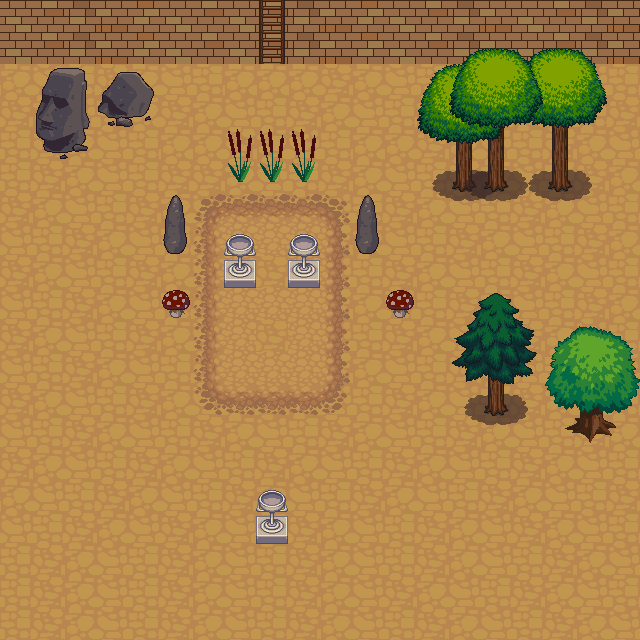

Below is a game level as drawn by its tile map, then a one-line description and the .tmx that defines it (tile-layer data replaced by summaries):
An orthogonal 20x20 tile map with 32x32 px tiles, 6 tile layers (ground 1, ground 2, stuff, stuff2, ...) and 18 objects (player).

<map version="1.4" tiledversion="1.4.3" orientation="orthogonal" renderorder="right-down" width="20" height="20" tilewidth="32" tileheight="32" infinite="0" nextlayerid="11" nextobjectid="23">
 <editorsettings>
  <export target="map01.lua" format="lua" />
 </editorsettings>
 <tileset firstgid="1" source="lpc_terrain.tsx" />
 <layer id="1" name="ground 1" width="20" height="20">
  <data>[400 cells, 400 non-empty, 9 distinct tile ids]</data>
 </layer>
 <layer id="2" name="ground 2" width="20" height="20">
  <data>[400 cells, 35 non-empty, 10 distinct tile ids]</data>
 </layer>
 <group id="3" name="renderorder">
  <layer id="5" name="stuff" width="20" height="20">
   <properties>
    <property name="ysort" type="bool" value="true" />
   </properties>
   <data>[400 cells, 63 non-empty, 36 distinct tile ids]</data>
  </layer>
  <layer id="8" name="stuff2" width="20" height="20">
   <properties>
    <property name="ysort" type="bool" value="true" />
   </properties>
   <data>[400 cells, 15 non-empty, 15 distinct tile ids]</data>
  </layer>
 </group>
 <objectgroup id="9" name="player">
  <object id="1" name="player" x="256" y="128" width="32" height="32" />
 </objectgroup>
 <layer id="4" name="over1" width="20" height="20">
  <data>[400 cells, 18 non-empty, 18 distinct tile ids]</data>
 </layer>
 <layer id="7" name="over2" width="20" height="20">
  <data>[400 cells, 9 non-empty, 9 distinct tile ids]</data>
 </layer>
 <objectgroup id="10" name="collisions">
  <properties>
   <property name="collidable" type="bool" value="true" />
  </properties>
  <object id="2" x="234.88" y="260.193" width="8.67582" height="7.86751" />
  <object id="4" x="492.884" y="397.961" width="6.58043" height="6.28619" />
  <object id="5" x="586.666" y="411.747" width="9.74191" height="8.3081" />
  <object id="6" x="556.321" y="171.448" width="5.84503" height="6.05674" />
  <object id="7" x="492.798" y="172.514" width="6.06561" height="5.88191" />
  <object id="8" x="460.945" y="171.381" width="5.84503" height="6.01986" />
  <object id="9" x="171.05" y="237.808" width="6.69048" height="4.56779" />
  <object id="10" x="362.889" y="236.203" width="7.86694" height="4.4329" />
  <object id="11" x="117.165" y="100.385" width="15.4396" height="9.24229" />
  <object id="12" x="53.895" y="131.97" width="17.1309" height="9.85561" />
  <object id="14" x="299.621" y="260.535" width="8.67582" height="7.61836" />
  <object id="15" x="267.365" y="516.974" width="8.67582" height="7.53555" />
  <object id="16" x="0.802311" y="0.802311" width="245.507" height="46.534" />
  <object id="17" x="297.657" y="3.20924" width="341.784" height="44.1271" />
  <object id="20" x="638.639" y="0.802311" width="15.2439" height="651.476" />
  <object id="21" x="1.60462" y="640.244" width="636.232" height="11.2323" />
  <object id="22" x="-11.2323" y="0.802311" width="11.2323" height="650.674" />
 </objectgroup>
</map>
